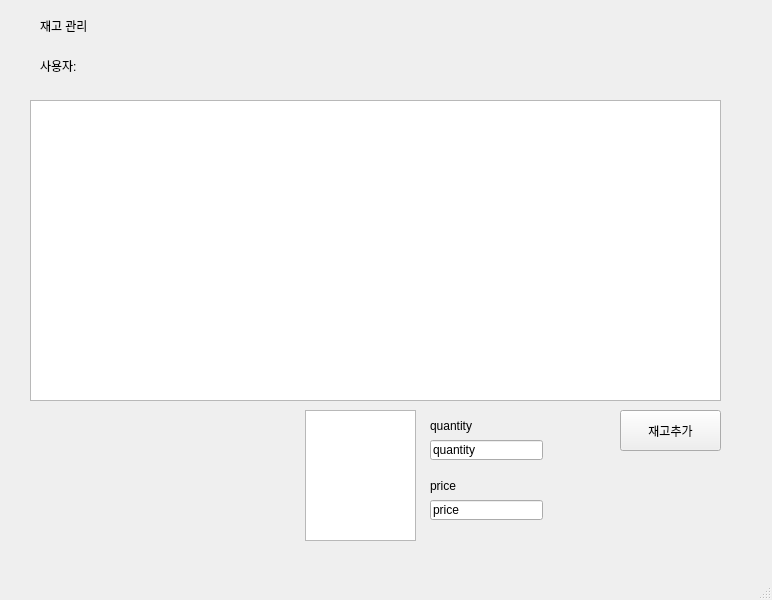
<?xml version="1.0" encoding="UTF-8"?>
<ui version="4.0">
 <class>MainWindow</class>
 <widget class="QMainWindow" name="MainWindow">
  <property name="geometry">
   <rect>
    <x>0</x>
    <y>0</y>
    <width>772</width>
    <height>600</height>
   </rect>
  </property>
  <property name="windowTitle">
   <string>MainWindow</string>
  </property>
  <widget class="QWidget" name="centralwidget">
   <widget class="QLabel" name="label">
    <property name="geometry">
     <rect>
      <x>40</x>
      <y>10</y>
      <width>81</width>
      <height>31</height>
     </rect>
    </property>
    <property name="text">
     <string>재고 관리</string>
    </property>
   </widget>
   <widget class="QLabel" name="label_username">
    <property name="geometry">
     <rect>
      <x>40</x>
      <y>50</y>
      <width>81</width>
      <height>31</height>
     </rect>
    </property>
    <property name="text">
     <string>사용자:</string>
    </property>
   </widget>
   <widget class="QTableWidget" name="tableWidget">
    <property name="geometry">
     <rect>
      <x>30</x>
      <y>100</y>
      <width>691</width>
      <height>301</height>
     </rect>
    </property>
   </widget>
   <widget class="QPushButton" name="btn_addinven">
    <property name="geometry">
     <rect>
      <x>620</x>
      <y>410</y>
      <width>101</width>
      <height>41</height>
     </rect>
    </property>
    <property name="text">
     <string>재고추가</string>
    </property>
   </widget>
   <widget class="QLineEdit" name="input_quantity">
    <property name="geometry">
     <rect>
      <x>430</x>
      <y>440</y>
      <width>113</width>
      <height>20</height>
     </rect>
    </property>
    <property name="text">
     <string>quantity</string>
    </property>
   </widget>
   <widget class="QLineEdit" name="input_price">
    <property name="geometry">
     <rect>
      <x>430</x>
      <y>500</y>
      <width>113</width>
      <height>20</height>
     </rect>
    </property>
    <property name="text">
     <string>price</string>
    </property>
   </widget>
   <widget class="QListWidget" name="listWidget">
    <property name="geometry">
     <rect>
      <x>305</x>
      <y>410</y>
      <width>111</width>
      <height>131</height>
     </rect>
    </property>
   </widget>
   <widget class="QLabel" name="label_2">
    <property name="geometry">
     <rect>
      <x>430</x>
      <y>410</y>
      <width>81</width>
      <height>31</height>
     </rect>
    </property>
    <property name="text">
     <string>quantity</string>
    </property>
   </widget>
   <widget class="QLabel" name="label_3">
    <property name="geometry">
     <rect>
      <x>430</x>
      <y>470</y>
      <width>81</width>
      <height>31</height>
     </rect>
    </property>
    <property name="text">
     <string>price</string>
    </property>
   </widget>
  </widget>
  <widget class="QMenuBar" name="menubar">
   <property name="geometry">
    <rect>
     <x>0</x>
     <y>0</y>
     <width>772</width>
     <height>21</height>
    </rect>
   </property>
  </widget>
  <widget class="QStatusBar" name="statusbar"/>
 </widget>
 <resources/>
 <connections/>
</ui>
